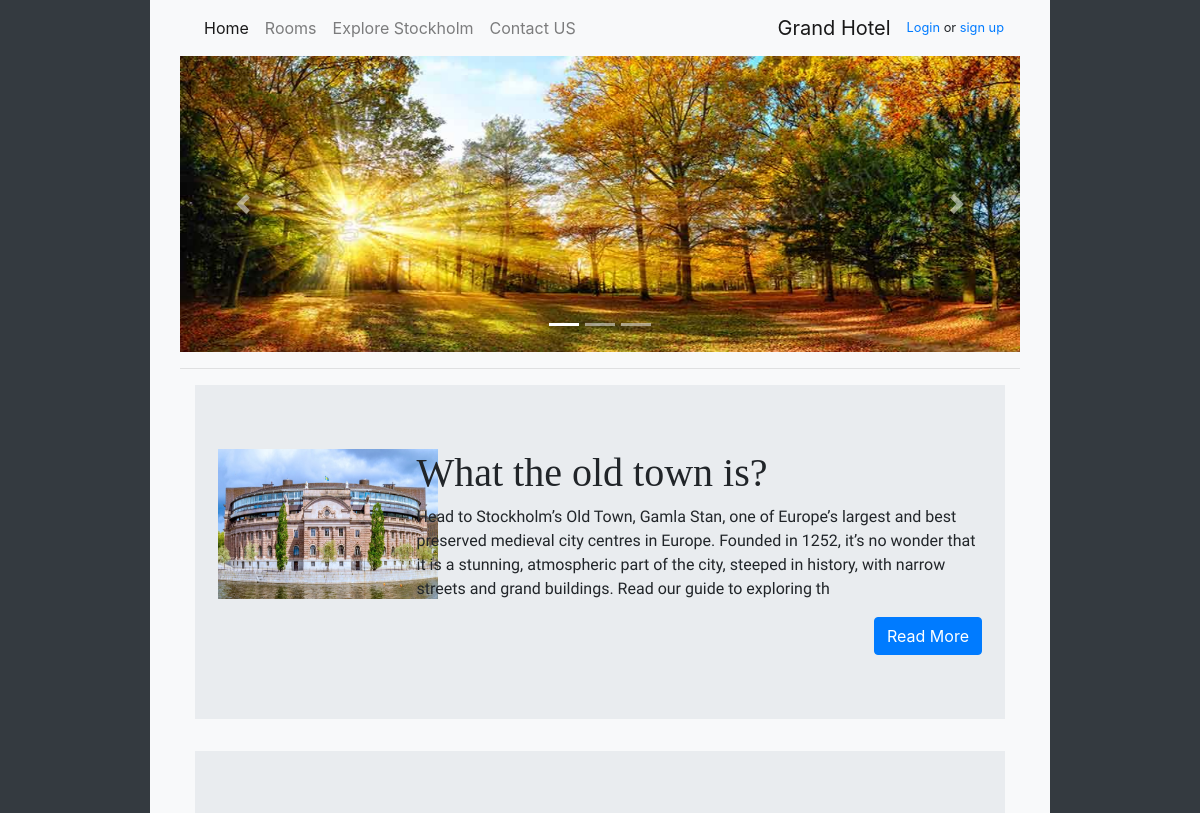
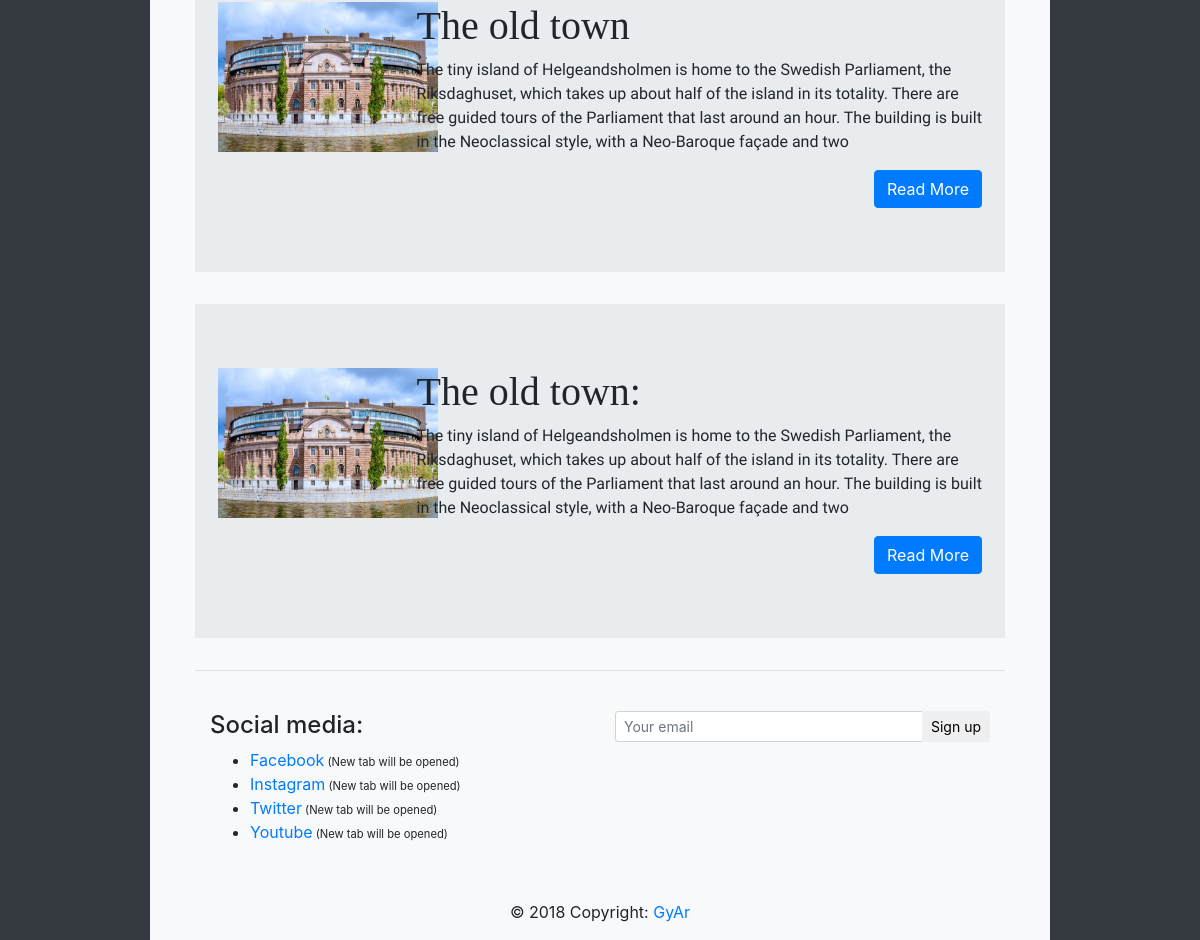
Screenshot of /explore.php with the database file from the repository (2 pictures, top to bottom).
### tables this page shows
CREATE TABLE IF NOT EXISTS `generalsettings` (
  `id` int(11) NOT NULL AUTO_INCREMENT,
  `title` varchar(59) NOT NULL,
  `language` varchar(3) NOT NULL,
  `facebook` varchar(259) NOT NULL,
  `instagram` varchar(259) NOT NULL,
  `youtube` varchar(259) NOT NULL,
  `address` text NOT NULL,
  `telnr` varchar(59) NOT NULL,
  PRIMARY KEY (`id`)
);

CREATE TABLE IF NOT EXISTS `article` (
  `id` int(11) NOT NULL AUTO_INCREMENT,
  `title` varchar(259) NOT NULL,
  `post` text NOT NULL,
  `img` text NOT NULL,
  `articledate` date NOT NULL,
  PRIMARY KEY (`id`)
);

### explore.php (the view, shortened to what this page needs)
<?php include 'header.php'; ?>
    <div class="container">
<?php
$sql = "SELECT * FROM article";
$result = $conn->query($sql);
if ($result->num_rows != 0) {
    while ($rows = $result->fetch_assoc()) {
        ?>
        <div class="jumbotron jumbotron-fluid px-2 article">
            <div class="container">
                <div class="row">
                    <div class="col-xl-3 float-left">
                        <img width="220px" height="150px" src="<?php echo $rows['img'] ?>"
                             alt="<?php echo $rows['title'] ?>">
                    </div>
                    <div class="col-sm-9 ">
                        <h1><?php echo $rows['title'] ?></h1>
                        <p class="text"><?php echo substr($rows['post'], 0, 300); ?></p>
                        <footer>
                            <button class="btn btn-primary float-right"><a href="article.php?id=<?php echo $rows['id'] ?>"
                                                                           class="text-white">Read More</a></button>
                        </footer>
                    </div>
                </div>
            </div>
        </div>
        <?php
    }
}
?>
<?php include 'footer.php'; ?>

### header.php (shortened to what this page needs)
<?php include_once 'function/functions.php';
$generalSQL = "SELECT * FROM generalsettings";
$generalResult = $conn->query($generalSQL);
if ($generalResult->num_rows != 0) {
    while ($generalRows = $generalResult->fetch_assoc()) {
        ?>
<!DOCTYPE html>
<html lang="<?php echo $generalRows['language'] ?>">
<head>
    <link rel="stylesheet" href="asset/bootstrap.css" type="text/css">
    <link rel="stylesheet" href="asset/main.css" type="text/css">
</head>
<body class="bg-dark">
<div class="bg-light col-md-9 mx-auto">
    <nav class="navbar navbar-expand-lg navbar-light bg-light">
        <div class="container">
            <a class="navbar-brand order-1" href="#">Grand Hotel</a>
            <?php
            if (isset($_SESSION["currentID"])) {
                $currentID = $_SESSION['currentID'];
                $sql = "SELECT * FROM user WHERE id = '$currentID'";
                $result = $conn->query($sql);
                if ($result->num_rows != 0) {
                    while ($rows = $result->fetch_assoc()) {
                        $fullName = $rows['fullname'];
                        ?>
                        <div class="dropdown order-2">
                            <button class="btn btn-secondary dropdown-toggle float-right" type="button"
                                    id="dropdownMenuButton"
                                    data-toggle="dropdown" aria-haspopup="true" aria-expanded="false">
                                <span><img class="profile-img" src="<?php echo $rows['image'] ?>"> </span>
                                <?php echo $fullName ?>
                            </button>
                            <div class="dropdown-menu" aria-labelledby="dropdownMenuButton">
                                <a class="dropdown-item" href="profile.php">Profile</a>
                                <a class="dropdown-item" href="logout.php">Log out</a>
                            </div>
                        </div>
                        <?php
                    }
                }
            } else {
                echo '<span class="order-2 login"><a href="login.php">Login</a> or <a href="register.php">sign up</a></span>';
            } ?>
            <div class="collapse navbar-collapse" id="navbarNav">
                <ul class="navbar-nav">
                    <li class="nav-item active">
                        <a class="nav-link" href="index.php">Home <span class="sr-only">(current)</span></a>
                    </li>
                    <li class="nav-item">
                        <a class="nav-link" href="rooms.php">Rooms</a>
                    </li>
                    <li class="nav-item">
                        <a class="nav-link" href="explore.php">Explore Stockholm</a>
                    </li>
                    <li class="nav-item">
                        <a class="nav-link " href="contact-us.php">Contact US</a>
                    </li>
                </ul>
            </div>
        </div>
    </nav>
    <div class="container">
        <header>
        <div id="carouselExampleIndicators" class="carousel slide" data-ride="carousel">
  <ol class="carousel-indicators">
    <li data-target="#carouselExampleIndicators" data-slide-to="0" class="active"></li>
    <li data-target="#carouselExampleIndicators" data-slide-to="1"></li>
    <li data-target="#carouselExampleIndicators" data-slide-to="2"></li>
  </ol>
  <div class="carousel-inner">
    <div class="carousel-item active">
      <img class="d-block w-100" src="img/slider01.jpg" alt="First slide">
    </div>
  </div>
  <a class="carousel-control-prev" href="#carouselExampleIndicators" role="button" data-slide="prev">
    <span class="carousel-control-prev-icon" aria-hidden="true"></span>
  </a>
  <a class="carousel-control-next" href="#carouselExampleIndicators" role="button" data-slide="next">
    <span class="carousel-control-next-icon" aria-hidden="true"></span>
  </a>
</div>
        </header>
        <hr>
        <?php  }} ?>

### footer.php (shortened to what this page needs)
<hr>
<footer class="page-footer font-small special-color-light pt-4">
    <div class="container">
        <div class="row">
            <div class="col-md-6 mb-4">
                <h4>Social media:</h4>
               <ul>
                   <li class="outlink"><a href="#" target="_blank">Facebook</a></li>
                   <li class="outlink"><a href="#" target="_blank">Instagram</a></li>
                   <li class="outlink"><a href="#" target="_blank">Twitter</a></li>
                   <li class="outlink"><a href="#" target="_blank">Youtube</a></li>
               </ul>
            </div>
            <div class="col-md-6 mb-4">
                <form class="input-group">
                    <input type="text" class="form-control form-control-sm" placeholder="Your email" aria-label="Your email" aria-describedby="basic-addon2">
                    <div class="input-group-append">
                        <button class="btn btn-sm btn-outline-white my-0" type="button">Sign up</button>
                    </div>
                </form>
            </div>
        </div>
    </div>
    <div class="footer-copyright text-center py-3">© 2018 Copyright:
        <a href="index.php"> GyAr</a>
    </div>
</footer>
</div>
</body>
</html>

### asset/main.css (style rules this page uses)
body { background-color: #4e555b !important; }
header { text-align: center; background-color: #6c757d; }
header img { max-height: 300px; }
header h1, button { margin: auto; }
h1, h2, h3 { font-family: 'Libre Baskerville', serif; }
p { font-family: 'Varela Round', sans-serif; }
.login { font-size: 0.8em; }
a:after[target="_blank"] { background: url("../img/new-tab.png"); width: 30px; height: 30px; }
.outlink:after { content: " (New tab will be opened)"; font-size: 0.7em; }
img { margin-bottom: -4px; }
.active, .demo:hover { opacity: 1; }

### rows the page displays
article: img (picture), title "What the old town is?", post "Head to Stockholm’s Old Town, Gamla Stan, one of Europe’s largest and best preserved medieval city centres in Europe. Founded in 1252, it’s no wonder that it is a stunning, atmospheric part of the city, steeped in history, with narrow streets and grand buildings. Read our guide to exploring th"
article: img (picture), title "The old town", post "The tiny island of Helgeandsholmen is home to the Swedish Parliament, the Riksdaghuset, which takes up about half of the island in its totality. There are free guided tours of the Parliament that last around an hour. The building is built in the Neoclassical style, with a Neo-Baroque façade and two"
article: img (picture), title "The old town:", post "The tiny island of Helgeandsholmen is home to the Swedish Parliament, the Riksdaghuset, which takes up about half of the island in its totality. There are free guided tours of the Parliament that last around an hour. The building is built in the Neoclassical style, with a Neo-Baroque façade and two"
